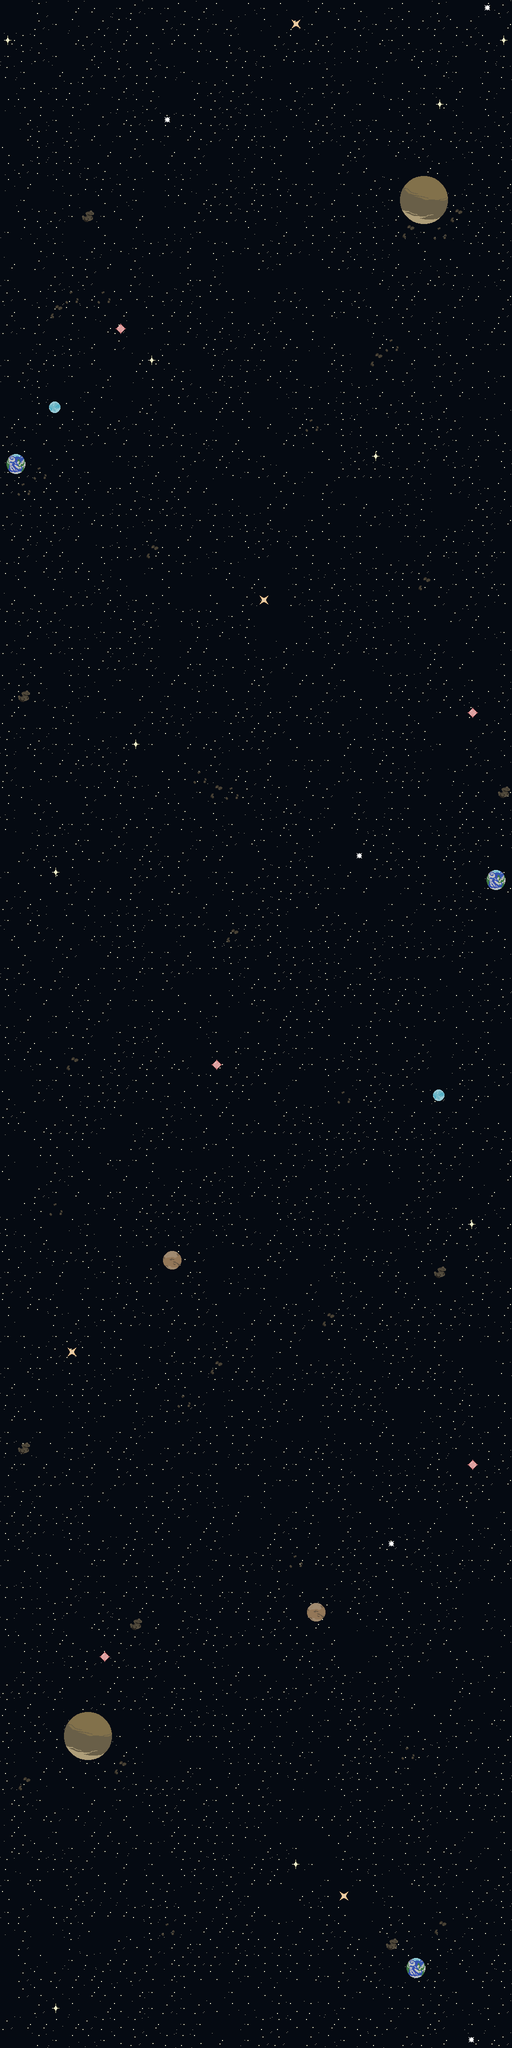

Rendered tile map (Tiled .tmx) drawn with the repository's tilesets; below, a short description and the map source with its tile grids summarised:
An orthogonal 32x128 tile map with 32x32 px tiles, 3 tile layers (Background Stars, Midground Stars, Foreground Planets), 2 tilesets.

<map version="1.0" orientation="orthogonal" renderorder="right-down" width="32" height="128" tilewidth="32" tileheight="32" nextobjectid="1">
 <tileset firstgid="1" name="Space" tilewidth="32" tileheight="32" tilecount="192" columns="10">
  <image source="Level_1.png" width="320" height="160" />
 </tileset>
 <tileset firstgid="193" name="Space" tilewidth="32" tileheight="32" tilecount="50" columns="10">
  <image source="Level_1.png" width="320" height="160" />
 </tileset>
 <layer name="Background Stars" width="32" height="128">
  <data>[4096 cells, 4096 non-empty, 8 distinct tile ids]</data>
 </layer>
 <layer name="Midground Stars" width="32" height="128">
  <data>[4096 cells, 24 non-empty, 4 distinct tile ids]</data>
 </layer>
 <layer name="Foreground Planets" width="32" height="128">
  <data>[4096 cells, 76 non-empty, 21 distinct tile ids]</data>
 </layer>
</map>
